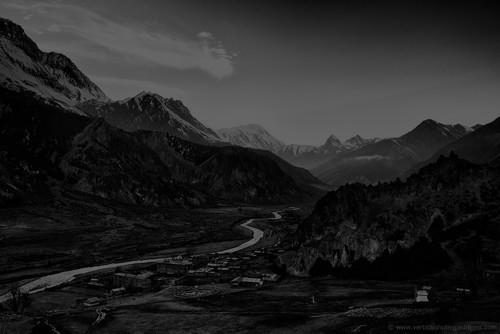
#> input picture data/himalaya_dark.jpg, 500 x 334 px, found by its file name
$ jupyter execute notebook1_histogram_equalization_starter.ipynb
#> lines starting #> are read from the running program, lines starting #| are printed output that depends on the picture
<a href="https://colab.research.google.com/github/alimoorreza/CS195-Fall24-Notebook-1/blob/main/notebook1_histogram_equalization_starter.ipynb" target="_parent"></a>

[cell 1]
from google.colab import drive
drive.mount('/content/drive')

[cell 2]
import matplotlib.pyplot as plt
from PIL import Image
import numpy as np
img_pil = Image.open('/content/drive/MyDrive/cs195_fall24/low_level_vision/assignment1/input_images/himalaya_dark.jpg')
#> img_pil is the input picture: PIL image 500x334 L; min 0, max 113, mean 36.8
img_pil_array = np.asarray(img_pil)

plt.figure(figsize=(4,4)) #figure size (4 inch, 4 inch)
plt.imshow(img_pil_array, cmap='gray')
plt.title('Himalayas Dark')
img_pil_array.shape
#> Out = (334, 500)

# **Calculating Histogram Equalization**

[cell 3]
# alternate way of visualizing the histogram where we have more control

# Use histogram() function from Pillow's Image module
# this function returns the histogram, hence you have access to the bins, you can compute normalized histogram


# Step 1: generate the histogram (HINT: utilize Image.histogram() function from PIL)
# YOUR CODE
# ...
# ...
# ...


# optionally, you can also display the histogram
# YOUR CODE
# ...
# ...
# ...

[cell 4]
# Step 2: normalize the histogram so that sum of the new histogram is 255
# use the equation as shown in the readme file
img_hist_norm = np.zeros(256)

# YOUR CODE
# ...
# ...
# ...

[cell 5]
# Step 3: compute the cumulative sum of the newly created normalized histogram

# make a deep copy and then calculate the cumulative sum
img_hist_cum = np.zeros(256)

# YOUR CODE
# ...
# ...
# ...


fig, axes = plt.subplots(1,2, figsize=(20, 5))
ax = axes[0]
ax.set_xlabel('bin values')
ax.set_ylabel('normalized bin count')
ax.set_title('normalized histogram')
bins = np.arange(len(img_hist_norm))
ax.bar(bins, img_hist_norm)

ax = axes[1]
ax.set_label('bin values')
ax.set_ylabel('cummulative bin count')
ax.set_title('cumulative histogram')
ax.bar(bins, img_hist_cum)
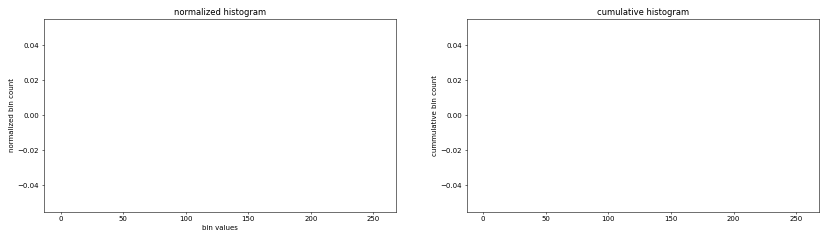
#> figure drawn by matplotlib, 2 panels

[cell 6]
# Step 4: Use the cumulative histogram as a lookup table to transform the value of each pixel location
# I've provided the code snippet (see below). You do not need to write code for this step.
# If you correctly implement steps 1, 2, and 3, your code should brighten the darker regions of the image.

from PIL import Image
new_img = Image.open('/content/drive/MyDrive/cs195_fall24/low_level_vision/assignment1/input_images/himalaya_dark.jpg')
new_img_array = np.array(new_img)
rows = new_img_array.shape[0]
#> rows = 334
cols = new_img_array.shape[1]
#> cols = 500

for y in range(rows):
  for x in range(cols):
    old_pixel_value = new_img.getpixel((x, y))
    new_pixel_value = img_hist_cum[old_pixel_value]
    new_img.putpixel((x, y), round(new_pixel_value))
#> new_img: PIL image 500x334 L; every value is 0

fig, axes = plt.subplots(1,2, figsize=(16, 16))
ax = axes[0]
ax.imshow(img_pil_array, cmap='gray')
ax.set_title('Original image with less contrast')
ax = axes[1]
ax.imshow(new_img, cmap='gray')
ax.set_title('Histogram normalized image')
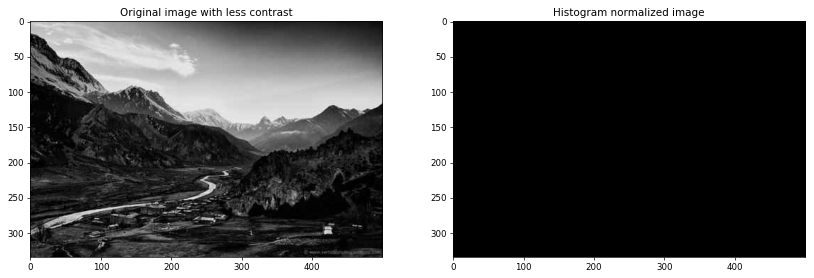
#> figure drawn by matplotlib, 2 panels
